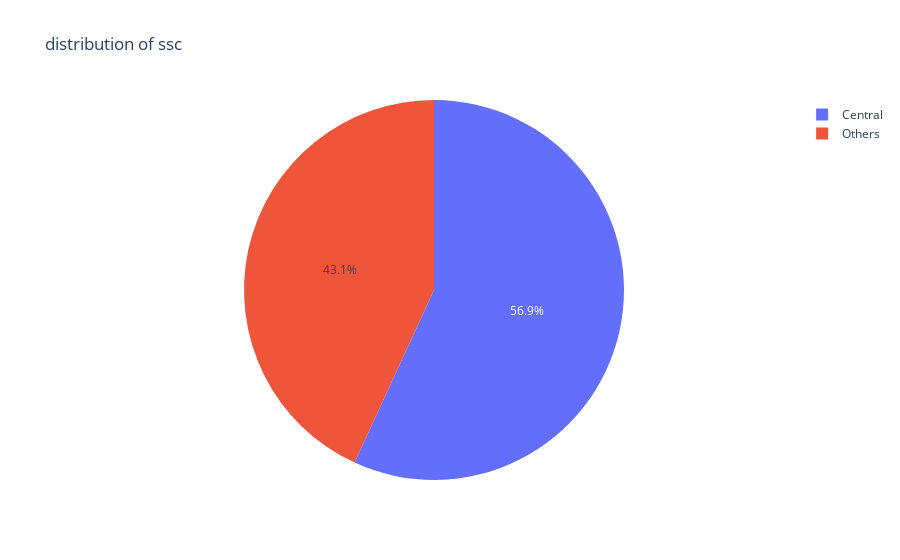

The code cell stored with this chart in its notebook:
### Code cell
px.pie(data_frame=df , names='ssc_b',title= ' distribution of ssc')

### Figure 1 — Plotly figure (JSON) as saved in the notebook; plotly's stock layout.template omitted (floating-point values rounded to 4 significant figures; data arrays with more than 128 entries replaced by an {"elided": "..."} marker saying what was removed)
{"data": [{"domain": {"x": [0, 1], "y": [0, 1]}, "hovertemplate": "ssc_b=%{label}<extra></extra>", "labels": {"elided": "670 str values"}, "legendgroup": "", "name": "", "showlegend": true, "type": "pie"}], "layout": {"legend": {"tracegroupgap": 0}, "title": {"text": " distribution of ssc"}}}
